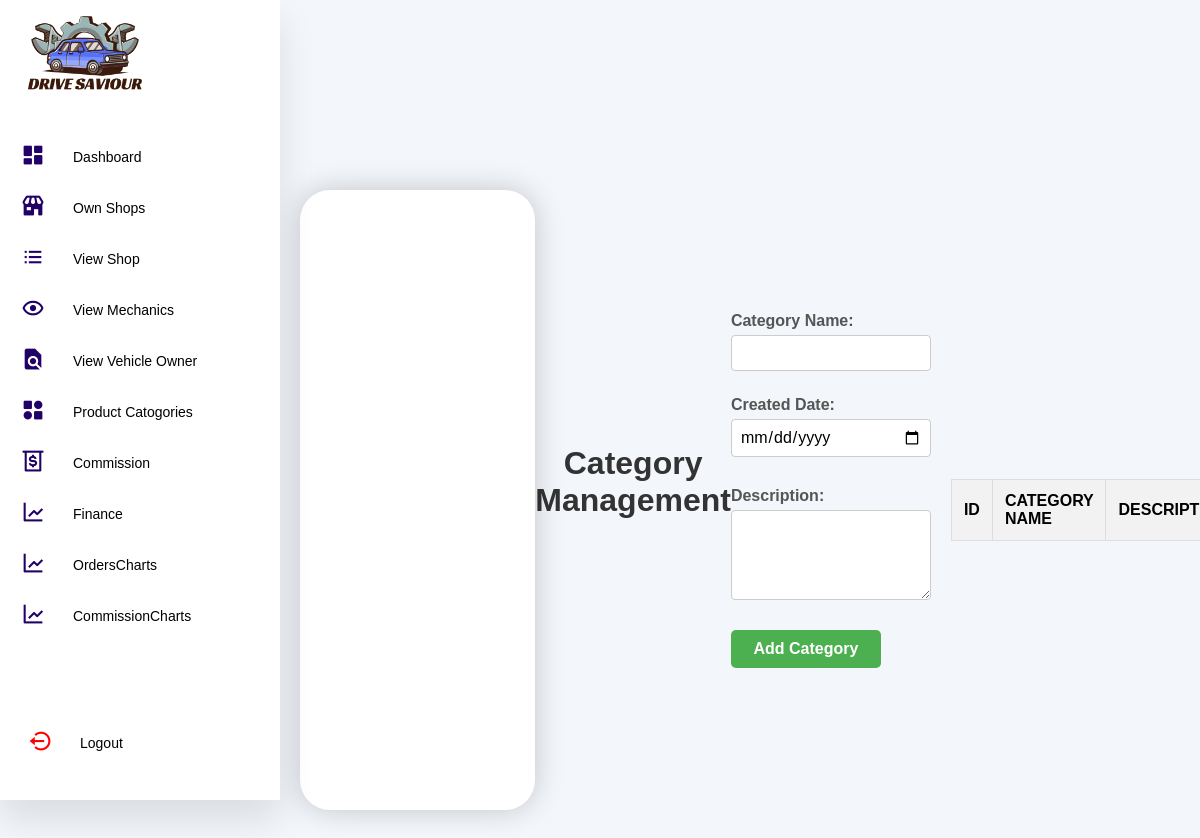
Page /admin/categories/category.php on the earlier database version.
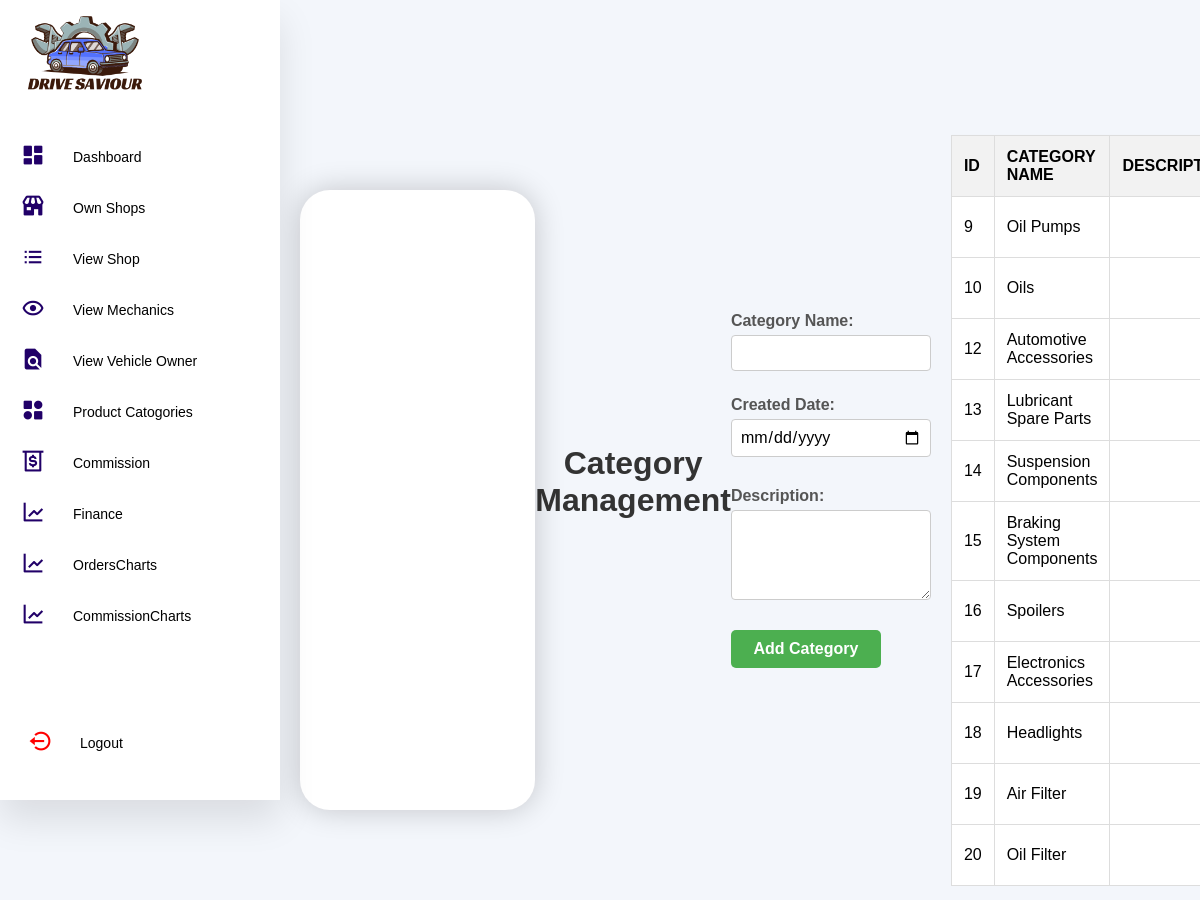
Same page on the later database version.
### tables this page shows
CREATE TABLE `category` (
  `id` int(11) NOT NULL,
  `category_name` varchar(150) NOT NULL,
  `description` varchar(250) DEFAULT NULL,
  `created_date` varchar(30) NOT NULL
);

### admin/categories/category.php (the view, shortened to what this page needs)
<?php
require '../navbar/navbar.php';
require '../../connection.php';
$category_data = [];
$stmt = $conn->prepare("SELECT * FROM category");
$stmt->execute();
$result = $stmt->get_result();
while ($row = $result->fetch_assoc()) {
    $category_data[] = $row;
}
?>
<!DOCTYPE html>
<html lang="en">
<head>
    <link rel="stylesheet" href="../navbar/style.css">
    <link rel="stylesheet" href="../../shop_owner/shop/style.css">
</head>
<body>
    <div class="title">
        <h1>Category Management</h1>
        <br><br>
    </div>
    <form action="addcategory.php" method="POST">
        <div class="form-container">
            <div class="form-row">
                <div class="form-group">
                    <label for="cat_name">Category Name:</label>
                    <input type="text" id="cat_name" name="cat_name" required>
                </div>
                <div class="form-group">
                    <label for="cdate">Created Date:</label>
                    <input type="date" id="cdate" name="cdate" required>
                </div>
            </div>
            <div class="form-row">
                <div class="form-group">
                    <label for="description">Description:</label>
                    <textarea id="description" name="description" rows="4"></textarea>
                </div>
            </div>
        </div>
        <button type="submit" name="action" value="insert" class="batch view-link">Add Category</button>
    </form>
    <div class="category-table">
        <table>
            <thead>
                <tr>
                    <th>ID</th>
                    <th>Category Name</th>
                    <th>Description</th>
                </tr>
            </thead>
            <tbody>
                <?php foreach ($category_data as $category): ?>
                    <tr>
                        <td><?= htmlspecialchars($category['id']); ?></td>
                        <td><?= htmlspecialchars($category['category_name']); ?></td>
                        <td><?= htmlspecialchars($category['description']); ?></td>
                    </tr>
                <?php endforeach; ?>
            </tbody>
        </table>
    </div>
</body>
</html>

### admin/navbar/navbar.php (shortened to what this page needs)
<!DOCTYPE html>
<html lang="en">
<head>
    <link href="https://unpkg.com/boxicons@2.1.4/css/boxicons.min.css" rel="stylesheet">
    <link rel="stylesheet" type="text/css" href="style.css">
    <link rel="stylesheet" href="https://cdnjs.cloudflare.com/ajax/libs/font-awesome/6.6.0/css/all.min.css" />
</head>
<body>
    <div class="container">
        <nav id="sidebar">
            <ul>
                <li>
                    <a href="../dashboard/dashoard.php" class="logo">
                        <img src="../../img/ss.png">
                    </a>
                </li>
                <li><a href="../dashboard/dashoard.php"><i class='bx bxs-dashboard'></i><span class="nav-item">Dashboard</span></a></li>
                <li><a href="../shop/shop.php"><i class='bx bxs-store'></i><span class="nav-item">Own Shops</span></a></li>
                <li><a href="../shop/view_shop.php"><i class='bx bx-list-ul'></i><span class="nav-item">View Shop</span></a></li>
                <li><a href="../mechanic/view_mechanic.php"><i class='bx bx-show'></i><span class="nav-item">View Mechanics</span></a></li>
                <li><a href="../Vehicle Owners/veiw_owners.php"><i class='bx bxs-file-find'></i><span class="nav-item">View Vehicle Owner</span></a></li>
                <li><a href="../categories/category.php"><i class='bx bxs-category-alt'></i><span class="nav-item">Product Catogories</span></a></li>
                <li><a href="../commission/commission.php"><i class='bx bx-money-withdraw'></i><span class="nav-item">Commission</span></a></li>
                <li><a href="../finance/finance.php"><i class='bx bx-line-chart'></i><span class="nav-item">Finance</span></a></li>
                <li><a href="../chart/orderslinechart.php"><i class='bx bx-line-chart'></i><span class="nav-item">OrdersCharts</span></a></li>
                <li><a href="../chart/commissionlinechart.php"><i class='bx bx-line-chart'></i><span class="nav-item">CommissionCharts</span></a></li>
                <li>
                    <form method="POST">
                        <button class="logout" name="logout">
                            <i class='bx bx-log-out-circle'></i>
                            <span class="footer-item">Logout</span>
                        </button>
                    </form>
                </li>
            </ul>
        </nav>
    </div>
</body>
</html>

### style.css (style rules this page uses)
* { margin: 0; padding: 0; box-sizing: border-box; font-family: 'Poppins', sans-serif; }
body { display: flex; justify-content: center; align-items: center; min-height: 100vh; background: linear-gradient(90deg, #e2e2e2, #c9d6ff); }
.container { position: relative; width: 850px; height: 620px; background: #fff; border-radius: 30px; box-shadow: 0 0 30px rgba(0, 0, 0, .2); overflow: hidden; display: flex; }
label { text-align: left; font-weight: 500; }

### admin/navbar/style.css (style rules this page uses)
* { margin: 0; padding: 0; outline: none; border: none; text-decoration: none; box-sizing: border-box; font-family: "Poppins", sans-serif; }
body { background: #dfe9f55f; }
.container { display: flex; }
nav { position: fixed; top: 0; bottom: 0; height: 100vh; left: 0; background: #fff; width: 280px; overflow: hidden; box-shadow: 0 20px 35px rgba(0, 0, 0, 0.1); transform: translateX(0); transition: transform 0.3s ease; }
nav ul li a img { width: 9rem; height: 5rem; }
.logo { text-align: center; display: flex; margin: 10px 0 0 10px; margin-bottom: 40px; align-items: center; }
a { margin-top: -10px; position: relative; color: rgb(85, 83, 83); font-size: 14px; display: table; width: 280px; padding: 3px; }
nav .bx { position: relative; width: 60px; height: 55px; top: 14px; font-size: 25px; color: rgb(33, 0, 104); text-align: center; }
.nav-item { position: relative; color: black; top: 10px; margin-left: 10px; font-weight: 500; }
.logout { position: absolute; bottom: 20px; width: 280px; padding: 10px; background: #fff; border: none; cursor: pointer; display: flex; align-items: center; justify-content: flex-start; color: rgb(85, 83, 83); font-size: 14px; }
.logout .bx { width: 60px; height: 55px; font-size: 25px; text-align: center; color: red; }
.logout .footer-item { margin-left: 10px; color: black; font-weight: 500; }

### shop_owner/shop/style.css (style rules this page uses)
.form-container { display: flex; flex-wrap: wrap; gap: 20px; }
.form-row { display: flex; gap: 20px; width: 100%; }
.form-group { display: flex; flex-direction: column; flex: 1; margin-right: 20px; }
label { margin-bottom: 5px; font-weight: bold; }
select, input[type="text"], input[type="date"], input[type="time"], input[type="number"], input[type="password"], input[type="email"],input[type="file"],textarea { padding: 8px; margin-bottom: 10px; border: 1px solid #ccc; border-radius: 4px; font-size: 16px; }
.view-link { width: 90px; color: #182431; text-decoration: none; font-weight: bold; padding: 5px 10px; border: 1px solid #007BFF; border-radius: 88px; background-color: #f0f8ff; transition: background-color 0.3s, color 0.3s; }
.batch { width: 150px; margin-bottom: 20px; }
.title { text-align: center; }
table { width: 100%; border-collapse: collapse; background-color: white; box-shadow: 0 2px 3px rgba(0,0,0,0.1); }
th, td { padding: 12px; text-align: left; border-bottom: 1px solid #ddd; }
th { color: rgb(0, 0, 0); text-transform: uppercase; }

### admin/categories/category.php (style rules this page uses)
* { margin: 0; padding: 0; box-sizing: border-box; }
body { font-family: Arial, sans-serif; margin-left: 300px; margin-top: 100px; }
.title h1 { font-size: 2em; color: #333; }
.form-container { margin-bottom: 20px; }
.form-row { display: flex; flex-wrap: wrap; gap: 15px; }
.form-group { flex: 1; min-width: 200px; }
.form-group label { display: block; margin-bottom: 5px; font-weight: bold; color: #555; }
.form-group input, .form-group textarea { width: 100%; padding: 8px; font-size: 1em; border: 1px solid #ccc; border-radius: 4px; margin-bottom: 10px; }
.batch { background-color: #4CAF50; color: white; padding: 10px 20px; border: none; border-radius: 5px; cursor: pointer; font-size: 1em; }
.category-table { width: 100%; overflow-x: auto; }
.category-table table { width: 100%; border-collapse: collapse; margin-top: 20px; font-size: 1em; }
.category-table th, .category-table td { padding: 12px; text-align: left; border: 1px solid #ddd; }
.category-table th { background-color: #f2f2f2; font-weight: bold; }

Differences in the rows shown:
added category: id "9", category_name "Oil Pumps"
added category: id "10", category_name "Oils"
added category: id "12", category_name "Automotive Accessories"
added category: id "13", category_name "Lubricant Spare Parts"
added category: id "14", category_name "Suspension Components"
added category: id "15", category_name "Braking System Components"
added category: id "16", category_name "Spoilers"
added category: id "17", category_name "Electronics Accessories"
added category: id "18", category_name "Headlights"
added category: id "19", category_name "Air Filter"
added category: id "20", category_name "Oil Filter"
